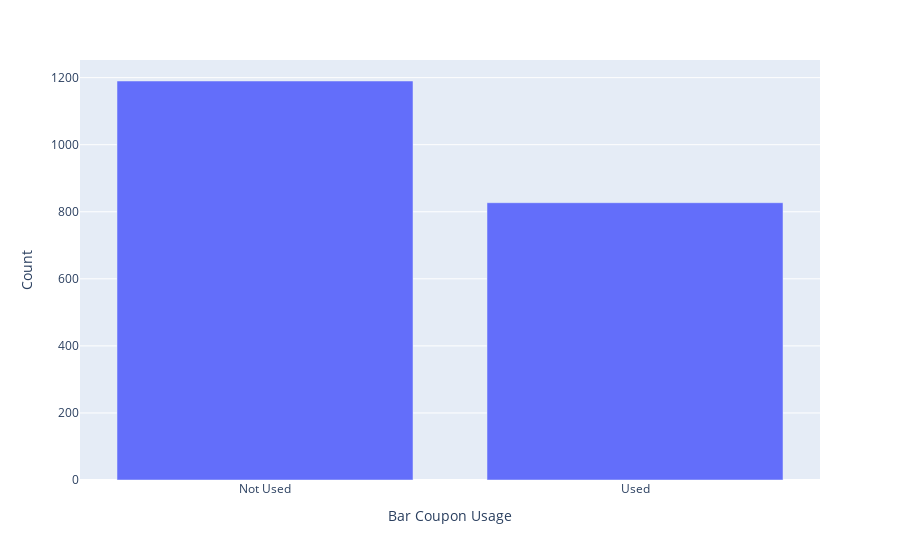

The cell this chart's notebook holds for it:
### Markdown cell above
What proportion of bar coupons were accepted?

Finding:   
- Bar Coupon Usage  Count
- 0         Not Used   1190
- 1             Used    827

Closed to 60% of bar coupons were not accepted whereas 40% of bar coupons accepted.

### Code cell
bar_cup_usage = bar_coupon.groupby('Y')['Y'].count().reset_index(name='Count')
bar_cup_usage=bar_cup_usage.rename(columns={'Y':'Bar Coupon Usage'})
bar_cup_usage=bar_cup_usage.replace(0,'Not Used',regex=True).replace(1,'Used')
print(bar_cup_usage)
#sns.barplot(coupon_cnt_by_gender,x='Bar Coupon Usage',y='Count')
px.bar(bar_cup_usage,x='Bar Coupon Usage',y='Count')

#   Total = 2017 , 1190 bar coupon not used and 827 bar coupon used.

### Figure 1 — Plotly figure (JSON) as saved in the notebook; plotly's stock layout.template omitted (floating-point values rounded to 4 significant figures)
{"data": [{"alignmentgroup": "True", "hovertemplate": "Bar Coupon Usage=%{x}<br>Count=%{y}<extra></extra>", "legendgroup": "", "marker": {"color": "#636efa", "pattern": {"shape": ""}}, "name": "", "offsetgroup": "", "orientation": "v", "showlegend": false, "textposition": "auto", "type": "bar", "x": ["Not Used", "Used"], "xaxis": "x", "y": [1190, 827], "yaxis": "y"}], "layout": {"barmode": "relative", "legend": {"tracegroupgap": 0}, "margin": {"t": 60}, "xaxis": {"anchor": "y", "domain": [0, 1], "title": {"text": "Bar Coupon Usage"}}, "yaxis": {"anchor": "x", "domain": [0, 1], "title": {"text": "Count"}}}}
